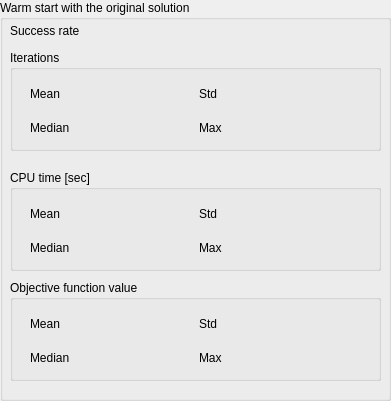
           <widget class="QGroupBox" name="groupBox_ws_or_ret">
            <property name="geometry">
             <rect>
              <x>420</x>
              <y>10</y>
              <width>391</width>
              <height>401</height>
             </rect>
            </property>
            <property name="title">
             <string>Warm start with the original solution</string>
            </property>
            <widget class="QWidget" name="layoutWidget_29">
             <property name="geometry">
              <rect>
               <x>10</x>
               <y>20</y>
               <width>231</width>
               <height>21</height>
              </rect>
             </property>
             <layout class="QHBoxLayout" name="horizontalLayout_180">
              <item>
               <widget class="QLabel" name="label_rate_ws_or_ret">
                <property name="text">
                 <string>Success rate</string>
                </property>
               </widget>
              </item>
              <item>
               <widget class="QLabel" name="label_rate_ws_or_ret_value">
                <property name="text">
                 <string/>
                </property>
               </widget>
              </item>
             </layout>
            </widget>
            <widget class="QGroupBox" name="groupBox_iter_ws_or_ret">
             <property name="geometry">
              <rect>
               <x>10</x>
               <y>50</y>
               <width>371</width>
               <height>101</height>
              </rect>
             </property>
             <property name="title">
              <string>Iterations</string>
             </property>
             <widget class="QWidget" name="layoutWidget_30">
              <property name="geometry">
               <rect>
                <x>20</x>
                <y>30</y>
                <width>331</width>
                <height>61</height>
               </rect>
              </property>
              <layout class="QVBoxLayout" name="verticalLayout_40">
               <item>
                <layout class="QHBoxLayout" name="horizontalLayout_181">
                 <item>
                  <layout class="QHBoxLayout" name="horizontalLayout_182">
                   <item>
                    <widget class="QLabel" name="label__iter_mean_ws_or_ret">
                     <property name="text">
                      <string>Mean</string>
                     </property>
                    </widget>
                   </item>
                   <item>
                    <widget class="QLabel" name="label_iter_mean_ws_or_ret_value">
                     <property name="text">
                      <string/>
                     </property>
                    </widget>
                   </item>
                  </layout>
                 </item>
                 <item>
                  <layout class="QHBoxLayout" name="horizontalLayout_183">
                   <item>
                    <widget class="QLabel" name="label_iter_std_ws_or_ret">
                     <property name="text">
                      <string>Std</string>
                     </property>
                    </widget>
                   </item>
                   <item>
                    <widget class="QLabel" name="label_iter_std_ws_or_ret_value">
                     <property name="text">
                      <string/>
                     </property>
                    </widget>
                   </item>
                  </layout>
                 </item>
                </layout>
               </item>
               <item>
                <layout class="QHBoxLayout" name="horizontalLayout_184">
                 <item>
                  <layout class="QHBoxLayout" name="horizontalLayout_185">
                   <item>
                    <widget class="QLabel" name="label_iter_median_ws_or_ret">
                     <property name="text">
                      <string>Median</string>
                     </property>
                    </widget>
                   </item>
                   <item>
                    <widget class="QLabel" name="label_iter_median_ws_or_ret_value">
                     <property name="text">
                      <string/>
                     </property>
                    </widget>
                   </item>
                  </layout>
                 </item>
                 <item>
                  <layout class="QHBoxLayout" name="horizontalLayout_186">
                   <item>
                    <widget class="QLabel" name="label_iter_max_ws_or_ret">
                     <property name="text">
                      <string>Max</string>
                     </property>
                    </widget>
                   </item>
                   <item>
                    <widget class="QLabel" name="label_iter_max_ws_or_ret_value">
                     <property name="text">
                      <string/>
                     </property>
                    </widget>
                   </item>
                  </layout>
                 </item>
                </layout>
               </item>
              </layout>
             </widget>
            </widget>
            <widget class="QGroupBox" name="groupBox_cpu_ws_or_ret">
             <property name="geometry">
              <rect>
               <x>10</x>
               <y>170</y>
               <width>371</width>
               <height>101</height>
              </rect>
             </property>
             <property name="title">
              <string>CPU time [sec]</string>
             </property>
             <widget class="QWidget" name="layoutWidget_31">
              <property name="geometry">
               <rect>
                <x>20</x>
                <y>30</y>
                <width>331</width>
                <height>61</height>
               </rect>
              </property>
              <layout class="QVBoxLayout" name="verticalLayout_41">
               <item>
                <layout class="QHBoxLayout" name="horizontalLayout_187">
                 <item>
                  <layout class="QHBoxLayout" name="horizontalLayout_188">
                   <item>
                    <widget class="QLabel" name="label_cpu_mean_ws_or_ret">
                     <property name="text">
                      <string>Mean</string>
                     </property>
                    </widget>
                   </item>
                   <item>
                    <widget class="QLabel" name="label_cpu_mean_ws_or_ret_value">
                     <property name="text">
                      <string/>
                     </property>
                    </widget>
                   </item>
                  </layout>
                 </item>
                 <item>
                  <layout class="QHBoxLayout" name="horizontalLayout_189">
                   <item>
                    <widget class="QLabel" name="label_cpu_std_ws_or_ret">
                     <property name="text">
                      <string>Std</string>
                     </property>
                    </widget>
                   </item>
                   <item>
                    <widget class="QLabel" name="label_cpu_std_ws_or_ret_value">
                     <property name="text">
                      <string/>
                     </property>
                    </widget>
                   </item>
                  </layout>
                 </item>
                </layout>
               </item>
               <item>
                <layout class="QHBoxLayout" name="horizontalLayout_190">
                 <item>
                  <layout class="QHBoxLayout" name="horizontalLayout_191">
                   <item>
                    <widget class="QLabel" name="label_cpu_median_ws_or_ret">
                     <property name="text">
                      <string>Median</string>
                     </property>
                    </widget>
                   </item>
                   <item>
                    <widget class="QLabel" name="label_cpu_median_ws_or_ret_value">
                     <property name="text">
                      <string/>
                     </property>
                    </widget>
                   </item>
                  </layout>
                 </item>
                 <item>
                  <layout class="QHBoxLayout" name="horizontalLayout_192">
                   <item>
                    <widget class="QLabel" name="label_cpu_max_ws_or_ret">
                     <property name="text">
                      <string>Max</string>
                     </property>
                    </widget>
                   </item>
                   <item>
                    <widget class="QLabel" name="label_cpu_max_ws_or_ret_value">
                     <property name="text">
                      <string/>
                     </property>
                    </widget>
                   </item>
                  </layout>
                 </item>
                </layout>
               </item>
              </layout>
             </widget>
            </widget>
            <widget class="QGroupBox" name="groupBox_obj_ws_or_ret">
             <property name="geometry">
              <rect>
               <x>10</x>
               <y>280</y>
               <width>371</width>
               <height>101</height>
              </rect>
             </property>
             <property name="title">
              <string>Objective function value</string>
             </property>
             <widget class="QWidget" name="layoutWidget_32">
              <property name="geometry">
               <rect>
                <x>20</x>
                <y>30</y>
                <width>331</width>
                <height>61</height>
               </rect>
              </property>
              <layout class="QVBoxLayout" name="verticalLayout_42">
               <item>
                <layout class="QHBoxLayout" name="horizontalLayout_193">
                 <item>
                  <layout class="QHBoxLayout" name="horizontalLayout_194">
                   <item>
                    <widget class="QLabel" name="label_obj_mean_ws_or_ret">
                     <property name="text">
                      <string>Mean</string>
                     </property>
                    </widget>
                   </item>
                   <item>
                    <widget class="QLabel" name="label_obj_mean_ws_or_ret_value">
                     <property name="text">
                      <string/>
                     </property>
                    </widget>
                   </item>
                  </layout>
                 </item>
                 <item>
                  <layout class="QHBoxLayout" name="horizontalLayout_195">
                   <item>
                    <widget class="QLabel" name="label_obj_std_ws_or_ret">
                     <property name="text">
                      <string>Std</string>
                     </property>
                    </widget>
                   </item>
                   <item>
                    <widget class="QLabel" name="label_obj_std_ws_or_ret_value">
                     <property name="text">
                      <string/>
                     </property>
                    </widget>
                   </item>
                  </layout>
                 </item>
                </layout>
               </item>
               <item>
                <layout class="QHBoxLayout" name="horizontalLayout_196">
                 <item>
                  <layout class="QHBoxLayout" name="horizontalLayout_197">
                   <item>
                    <widget class="QLabel" name="label_obj_median_ws_or_ret">
                     <property name="text">
                      <string>Median</string>
                     </property>
                    </widget>
                   </item>
                   <item>
                    <widget class="QLabel" name="label_obj_median_ws_or_ret_value">
                     <property name="text">
                      <string/>
                     </property>
                    </widget>
                   </item>
                  </layout>
                 </item>
                 <item>
                  <layout class="QHBoxLayout" name="horizontalLayout_198">
                   <item>
                    <widget class="QLabel" name="label_obj_max_ws_or_ret">
                     <property name="text">
                      <string>Max</string>
                     </property>
                    </widget>
                   </item>
                   <item>
                    <widget class="QLabel" name="label_obj_max_ws_or_ret_value">
                     <property name="text">
                      <string/>
                     </property>
                    </widget>
                   </item>
                  </layout>
                 </item>
                </layout>
               </item>
              </layout>
             </widget>
            </widget>
           </widget>
